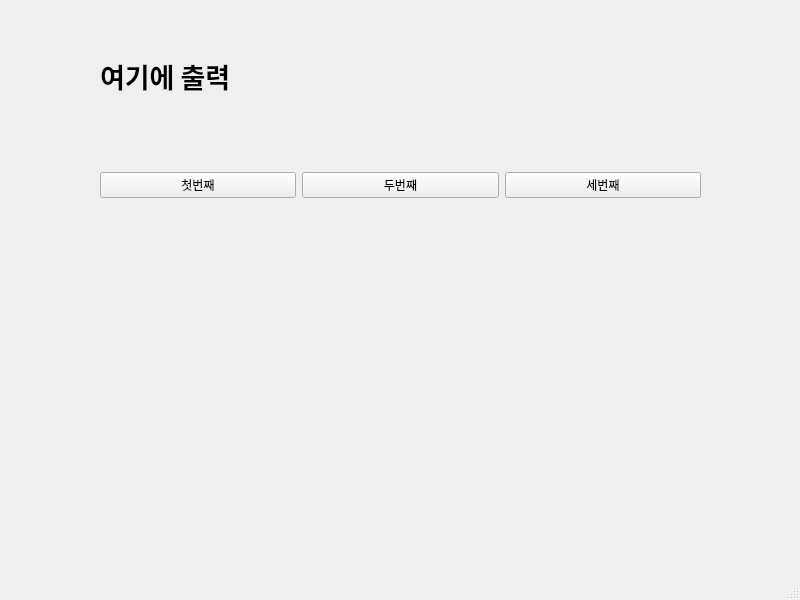
<?xml version="1.0" encoding="UTF-8"?>
<ui version="4.0">
 <class>MainWindow</class>
 <widget class="QMainWindow" name="MainWindow">
  <property name="geometry">
   <rect>
    <x>0</x>
    <y>0</y>
    <width>800</width>
    <height>600</height>
   </rect>
  </property>
  <property name="windowTitle">
   <string>MainWindow</string>
  </property>
  <widget class="QWidget" name="centralwidget">
   <widget class="QWidget" name="horizontalLayoutWidget">
    <property name="geometry">
     <rect>
      <x>100</x>
      <y>130</y>
      <width>601</width>
      <height>111</height>
     </rect>
    </property>
    <layout class="QHBoxLayout" name="horizontalLayout">
     <item>
      <widget class="QPushButton" name="pushButton">
       <property name="text">
        <string>첫번째</string>
       </property>
      </widget>
     </item>
     <item>
      <widget class="QPushButton" name="pushButton_2">
       <property name="text">
        <string>두번째</string>
       </property>
      </widget>
     </item>
     <item>
      <widget class="QPushButton" name="pushButton_3">
       <property name="text">
        <string>세번째</string>
       </property>
      </widget>
     </item>
    </layout>
   </widget>
   <widget class="QLabel" name="label">
    <property name="geometry">
     <rect>
      <x>100</x>
      <y>50</y>
      <width>601</width>
      <height>51</height>
     </rect>
    </property>
    <property name="font">
     <font>
      <family>맑은 고딕</family>
      <pointsize>20</pointsize>
      <weight>75</weight>
      <bold>true</bold>
     </font>
    </property>
    <property name="text">
     <string>여기에 출력</string>
    </property>
   </widget>
  </widget>
  <widget class="QMenuBar" name="menubar">
   <property name="geometry">
    <rect>
     <x>0</x>
     <y>0</y>
     <width>800</width>
     <height>26</height>
    </rect>
   </property>
  </widget>
  <widget class="QStatusBar" name="statusbar"/>
 </widget>
 <resources/>
 <connections>
  <connection>
   <sender>pushButton</sender>
   <signal>clicked()</signal>
   <receiver>MainWindow</receiver>
   <slot>firstClick()</slot>
   <hints>
    <hint type="sourcelabel">
     <x>166</x>
     <y>215</y>
    </hint>
    <hint type="destinationlabel">
     <x>226</x>
     <y>255</y>
    </hint>
   </hints>
  </connection>
  <connection>
   <sender>pushButton_2</sender>
   <signal>clicked()</signal>
   <receiver>MainWindow</receiver>
   <slot>secondClick()</slot>
   <hints>
    <hint type="sourcelabel">
     <x>365</x>
     <y>214</y>
    </hint>
    <hint type="destinationlabel">
     <x>415</x>
     <y>253</y>
    </hint>
   </hints>
  </connection>
  <connection>
   <sender>pushButton_3</sender>
   <signal>clicked()</signal>
   <receiver>MainWindow</receiver>
   <slot>thirdClick()</slot>
   <hints>
    <hint type="sourcelabel">
     <x>568</x>
     <y>210</y>
    </hint>
    <hint type="destinationlabel">
     <x>639</x>
     <y>247</y>
    </hint>
   </hints>
  </connection>
 </connections>
 <slots>
  <slot>firstClick()</slot>
  <slot>secondClick()</slot>
  <slot>thirdClick()</slot>
 </slots>
</ui>
